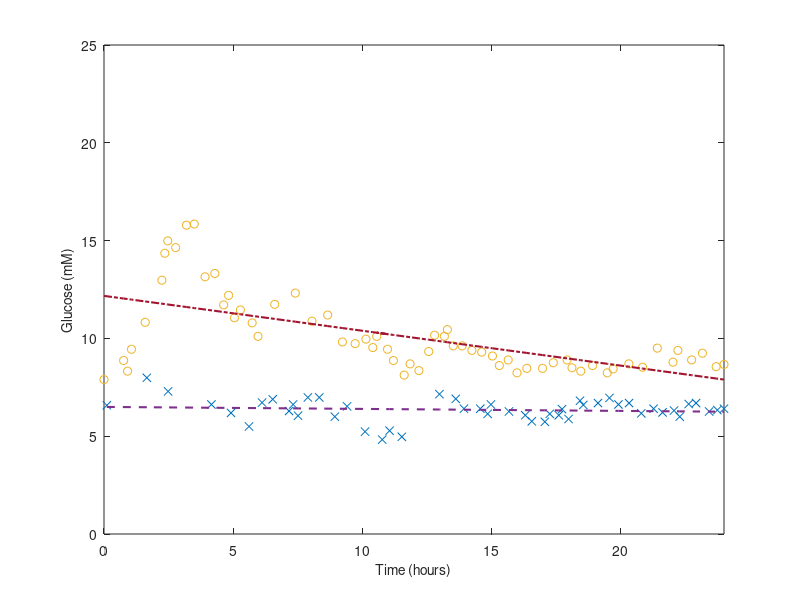

The MATLAB source for this figure: (Note: this script raises an error after producing the figure.)
%% Author: Minu Pilvankar
%%This code GENERATES THE BEST FITTED CURVE BASED ON THE DATA POINTS FOR
% GLUCOSE CONCENTRATION VS TIME FROM NORMAL AND DIABETIC SUBJECTS. THE
% FITTED CURVE REPRESENTS THE GLUCOSE DYNAMICS OVER A PERIOD OF TIME. THIS
% CODE GENERATED THE COEFFICIENTS OF THE POLYNOMIAL EQUATION EXPECTED TO DEFINE THE
% CURVE.
function out = NormalCurvefitGlucoseDynamics
%close all

% %Diabetic data set (data1)
xdata = [0	2734.177215	3281.012658	3827.848101	5741.772152	8065.822785	8475.949367	8886.075949	9979.746835	11483.5443	12577.21519	14081.01266	15448.10127	16678.48101	17362.02532	18182.27848	19002.53165	20643.03797	21463.29114	23787.34177	26658.22785	28982.27848	31169.62025	33220.25316	34997.46835	36501.26582	37458.22785	39508.86076	38005.06329	40329.11392	41832.91139	42653.16456	43883.5443	45250.63291	46070.88608	47437.97468	47848.10127	48668.35443	49898.73418	51265.82278	52632.91139	54136.70886	55093.67089	56324.05063	57554.43038	58921.51899	61108.86076	62612.65823	64526.58228	65210.12658	66440.50633	68081.01266	70131.64557	70951.89873	73139.24051	75053.16456	77103.79747	79291.13924	79974.68354	81888.60759	83392.40506	85306.32911	86400];% for diabetic patient from paper
xdata2 = xdata./3600;
ydata2 = [7.894736842	8.870813397	8.325358852	9.444976077	10.82296651	12.97607656	14.35406699	14.98564593	14.64114833	15.78947368	15.84688995	13.14832536	13.32057416	11.71291866	12.20095694	11.05263158	11.45454545	10.79425837	10.10526316	11.74162679	12.31578947	10.88038278	11.19617225	9.818181818	9.732057416	9.961722488	9.531100478	9.444976077	10.10526316	8.870813397	8.124401914	8.698564593	8.354066986	9.330143541	10.16267943	10.10526316	10.44976077	9.61722488	9.61722488	9.387559809	9.301435407	9.100478469	8.612440191	8.899521531	8.23923445	8.468899522	8.468899522	8.755980861	8.899521531	8.497607656	8.325358852	8.612440191	8.23923445	8.440191388	8.698564593	8.526315789	9.502392344	8.784688995	9.387559809	8.899521531	9.244019139	8.555023923	8.669856459 ];% for diabetic patient from paper

%normal data set (data2)
xdata1 = [393.6/3600	5969.9/3600	8931.2/3600	14967.6/3600	17701.1/3600	20206.8/3600	22029.1/3600	23509.7/3600 25787.6/3600	26357.1/3600	27040.5/3600	28407.2/3600	30001.8/3600	32165.8/3600	33874.2/3600	36379.9/3600	38771.7/3600	39796.8/3600	41505.2/3600	46744.4/3600	49022.3/3600	50161.2/3600 52439.17/3600	53464.2/3600	53919.8/3600	56425.5/3600	58703.4/3600	59614.5/3600	61436.9/3600	62120.2/3600	63373.1/3600	63828.7/3600	64739.8/3600	66334.39/3600	66789.9/3600	68840.0/3600	70434.6/3600	71687.4/3600	73168.1/3600	74876.5/3600	76584.9/3600	77837.8/3600	79432.3/3600	80229.6/3600	81482.4/3600	82507.5/3600	84329.8/3600	85468.7/3600	86400/3600];
 ydata1 = [6.579310345	7.98697318	7.292528736	6.622030651	6.190996169	5.496551724	6.717816092	6.885440613	6.286781609	6.622030651	6.047318008	6.981226054	6.981226054	5.999425287	6.526245211	5.233141762	4.82605364	5.281034483	4.969731801	7.148850575	6.909386973	6.40651341	6.40651341	6.143103448	6.622030651	6.262835249	6.071264368	5.759961686	5.736015326	6.143103448	6.071264368	6.38256705	5.879693487	6.813601533	6.598084291	6.693869732	6.957279693	6.622030651	6.693869732	6.167049808	6.40651341	6.214942529	6.310727969	5.999425287	6.645977011	6.693869732	6.262835249	6.33467433	6.40651341];
%% Define the degree of polynomial

%% For Diabetic
len1 = length(xdata1);
len2 = length(xdata2);
num = max(len1,len2);
for  i = 1:len1
   % for i = 1:len2  
  n2 = i; 
  n1 = i;
p2 = polyfit(xdata2, ydata2,n2);


% POLYVAL

y2 = polyval(p2,xdata2);
% Find RMSE

RMSEn(i) = sqrt(mean((ydata2 - y2).^2));
if RMSEn(i) < 0.4
   % n1;i
%     p1;
    out = p2;
    return
end 
%% For normal subject
%n1 = j;

% for j = 1:len1
    n1 =i;

p1 = polyfit(xdata1, ydata1,n1);


% POLYVAL

y1 = polyval(p1,xdata1);
% Find RMSE

RMSE(i) = sqrt(mean((ydata1 - y1).^2));
if RMSE(i) < 0.29
   % n1;
%     p1;
    out = p1;
    return
end 

 %save('p2','p2');
   
%% Plot for polyfit

redd=[0.6350, 0.0780, 0.1840];
orang=	[0.9290, 0.6940, 0.1250];
bl=	[0.4940, 0.1840, 0.5560];
adm=[0.3010, 0.7450, 0.9330];
xhours2 = xdata2./3600;
% plot(xhours1,ydata1,'ko',xhours1,y1,'b-','LineWidth',2)
% plot(xhours1,ydata1,'ko','LineWidth',2,'MarkerSize',4)
figure(1)
 
plot(xdata1,ydata1,'x',xdata1,y1,'--','LineWidth',1.5,'Color',bl,'MarkerSize',5,'MarkerEdgeColor',adm)
hold on
plot(xdata2,ydata2,'o',xdata2,y2,'-.','LineWidth',1.5,'Color',redd,'MarkerSize',4,'MarkerEdgeColor',orang)
 
 hold off
%legend('Data for diabetic subject',['Fit for diabetic Subject; RMSE = ' num2str(round(RMSEd,3))],...
%    'Data for normal subject',['Fit for normal Subject; RMSE = ' num2str(round(RMSEn(i),3))])
%legend('Data for subject1','Fit for subject 1')
xlabel('Time (hours)','Fontsize',10)
ylabel('Glucose (mM)','Fontsize',10)
axis([0 24 0 25])
set(gca,'Fontsize',10);
ax = gca;
set(gcf, 'Color', 'w','Units', 'inches', 'Position', [0 0 5 3]);
%set(gcf, 'Color', 'w','Units', 'inches', 'Position', [0 0 5 3]);
%export_fig('C:/Research/kidneydiabetes/BullMathBiol/figures/fig11aP1P2', '-pdf', '-png', '-eps', '-tiff');
%title('Data and Fitted Curve')
% save('timer','xdata2');
% save('p2','p2');
%%
%Trying to make a plot of the fit polynomial alone
figure(4)
% % t = [0,24];
% %these values are from p2 generated earlier by polyfit
% %w = 4.158+(26.17.*t)-(39.80.*t.^2)+(27.96.*t.^3)-(11.24.*t.^4)+(2.84.*t.^5)-(0.47.*t.^6)+(0.054.*t.^7)-(0.0043.*t.^8)+(0.00023.*t.^9)-(8.75e-6.*t.^10)+(2.1e-7.*t.^11)-(2.95e-9.*t.^12)+(1.84e-11.*t.^13)
equation = poly2sym(p2);
syms x t
glucose_con = subs(equation,x,t)
w = polyval(p2,xdata2);
plot(xdata2,w);
end
end

